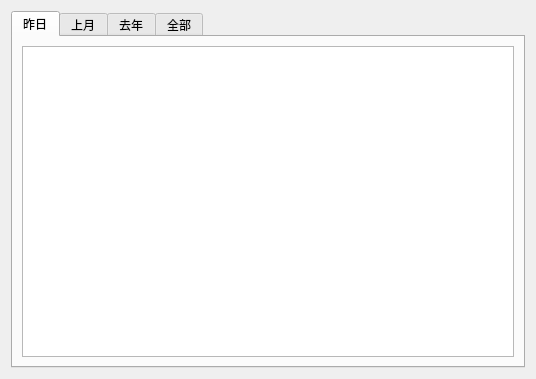
<?xml version="1.0" encoding="UTF-8"?>
<ui version="4.0">
 <class>Rank</class>
 <widget class="QWidget" name="Rank">
  <property name="geometry">
   <rect>
    <x>0</x>
    <y>0</y>
    <width>536</width>
    <height>379</height>
   </rect>
  </property>
  <property name="windowTitle">
   <string>排行榜</string>
  </property>
  <layout class="QVBoxLayout" name="verticalLayout">
   <item>
    <widget class="QTabWidget" name="tabWidget">
     <property name="currentIndex">
      <number>0</number>
     </property>
     <widget class="QWidget" name="widget_1">
      <attribute name="title">
       <string>昨日</string>
      </attribute>
      <layout class="QVBoxLayout" name="verticalLayout_2">
       <item>
        <widget class="ComicListWidget" name="dayBookList"/>
       </item>
      </layout>
     </widget>
     <widget class="QWidget" name="widget_2">
      <attribute name="title">
       <string>上月</string>
      </attribute>
      <layout class="QVBoxLayout" name="verticalLayout_3">
       <item>
        <widget class="ComicListWidget" name="monthBookList"/>
       </item>
      </layout>
     </widget>
     <widget class="QWidget" name="widget_3">
      <attribute name="title">
       <string>去年</string>
      </attribute>
      <layout class="QVBoxLayout" name="verticalLayout_4">
       <item>
        <widget class="ComicListWidget" name="yearBookList"/>
       </item>
      </layout>
     </widget>
     <widget class="QWidget" name="widget_4">
      <attribute name="title">
       <string>全部</string>
      </attribute>
      <layout class="QVBoxLayout" name="verticalLayout_5">
       <item>
        <widget class="ComicListWidget" name="allBookList"/>
       </item>
      </layout>
     </widget>
    </widget>
   </item>
  </layout>
 </widget>
 <customwidgets>
  <customwidget>
   <class>ComicListWidget</class>
   <extends>QListWidget</extends>
   <header location="global">component.list.comic_list_widget.h</header>
  </customwidget>
 </customwidgets>
 <resources/>
 <connections/>
</ui>
